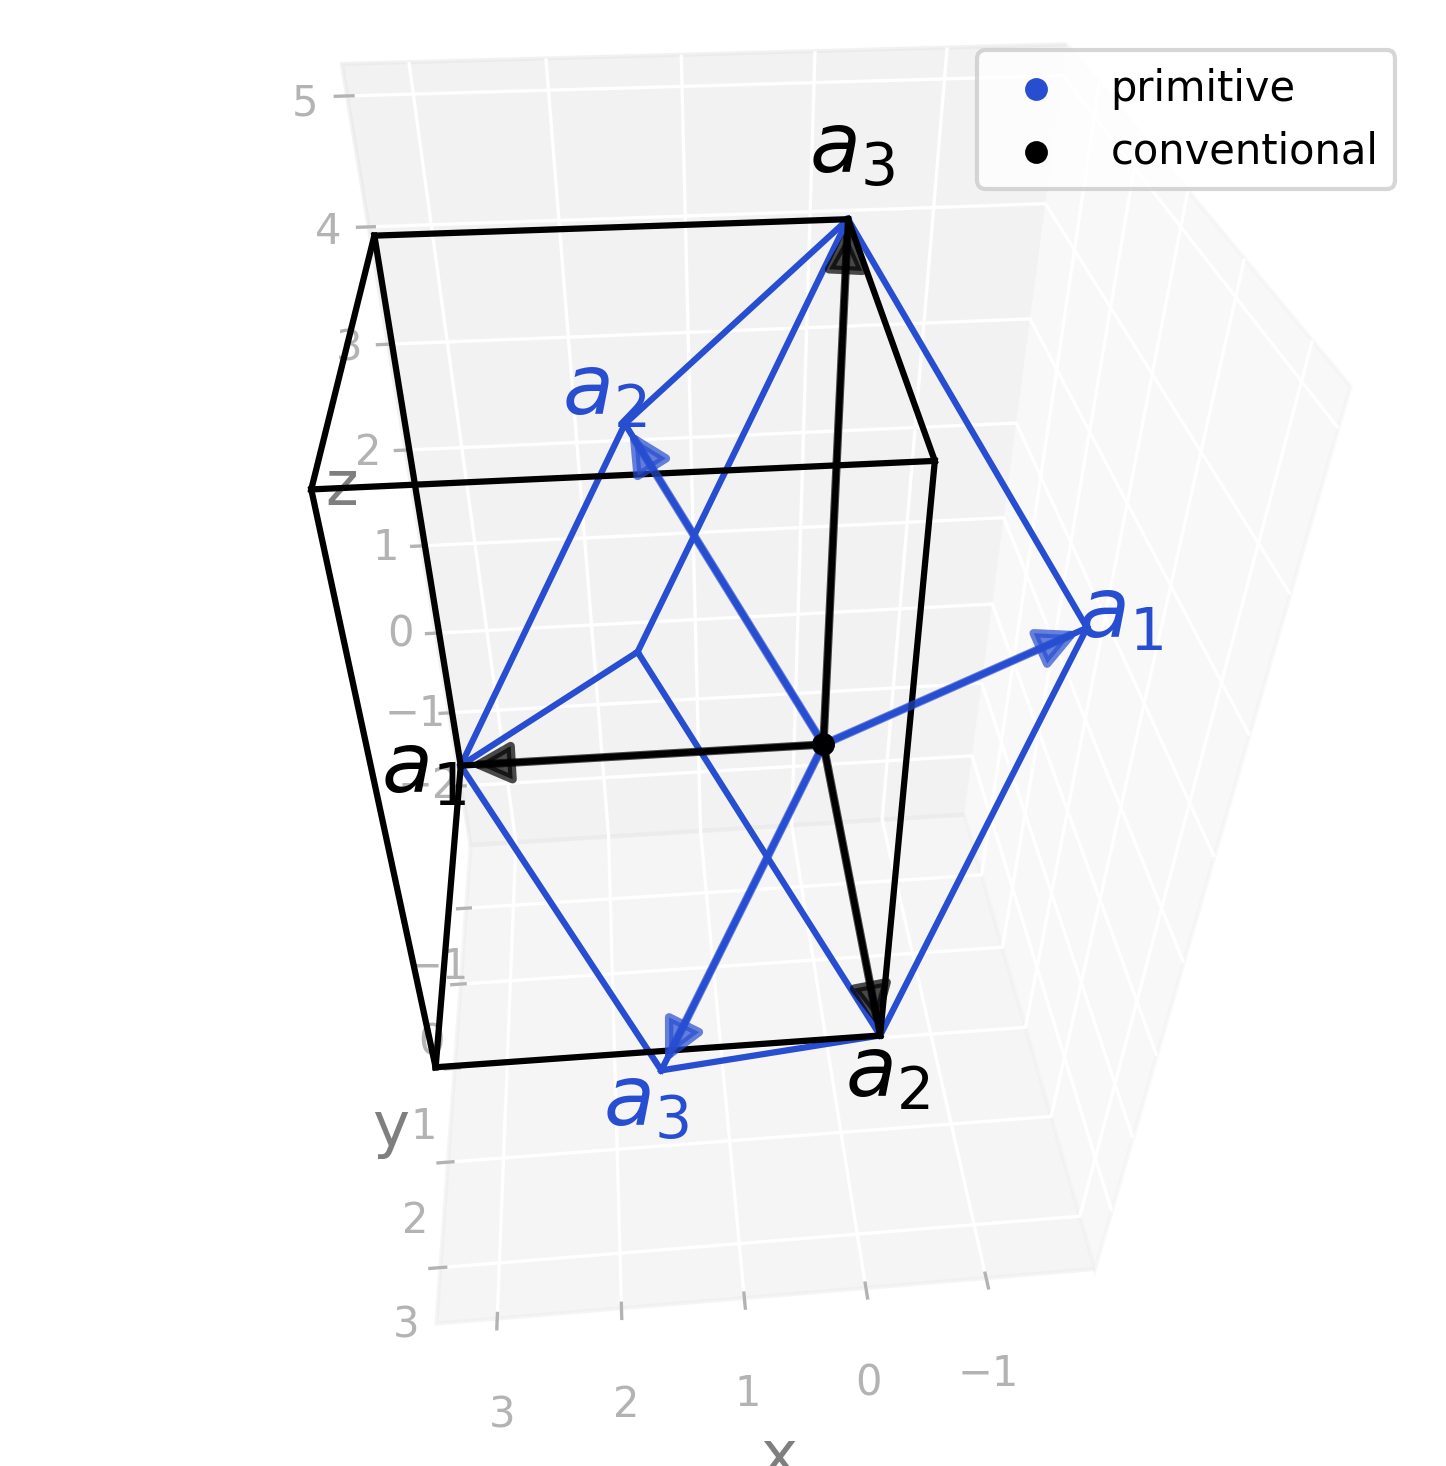

This chart was generated by the following Python code:
import radtools as rad

l = rad.lattice_example(f"BCT2")
l.plot(
    "primitive",
    label="primitive",
)
l.legend()
l.plot(
    "conventional",
    label="conventional",
    colour="black"
)
l.legend()
# Save an image:
l.savefig(
    "bct2_real.png",
    elev=40,
    azim=85,
    dpi=300,
   bbox_inches="tight",
)
# Interactive plot:
l.show(elev=40, azim=85)
